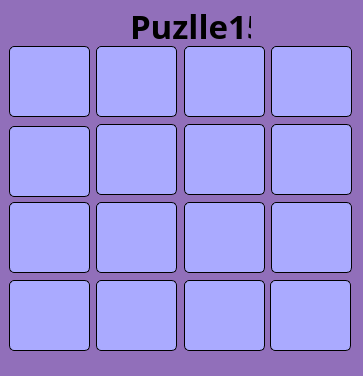
<?xml version="1.0" encoding="UTF-8"?>
<ui version="4.0">
 <class>MainWindow</class>
 <widget class="QMainWindow" name="MainWindow">
  <property name="geometry">
   <rect>
    <x>0</x>
    <y>0</y>
    <width>363</width>
    <height>376</height>
   </rect>
  </property>
  <property name="windowTitle">
   <string>MainWindow</string>
  </property>
  <property name="styleSheet">
   <string notr="true">background-color: rgb(145, 111, 186);</string>
  </property>
  <widget class="QWidget" name="centralwidget">
   <widget class="QPushButton" name="btn_1">
    <property name="geometry">
     <rect>
      <x>9</x>
      <y>46</y>
      <width>81</width>
      <height>71</height>
     </rect>
    </property>
    <property name="styleSheet">
     <string notr="true">QPushButton {
	background-color: rgb(170, 170, 255);
	border-style: outset;
    border-width: 1px;
	border-color: rgb(0, 0, 0) ;
	padding-top: 5px;
	color: rgb(0, 0, 0);
	border-radius: 5px;
}
QPushButton:hover {
	
	background-color: rgb(0, 131, 197);
}
QPushButton:pressed {
	
	background-color: rgb(0, 214, 103);
}</string>
    </property>
    <property name="text">
     <string/>
    </property>
   </widget>
   <widget class="QPushButton" name="btn_9">
    <property name="geometry">
     <rect>
      <x>9</x>
      <y>202</y>
      <width>81</width>
      <height>71</height>
     </rect>
    </property>
    <property name="styleSheet">
     <string notr="true">QPushButton {
	background-color: rgb(170, 170, 255);
	border-style: outset;
    border-width: 1px;
	border-color: rgb(0, 0, 0) ;
	padding-top: 5px;
	color: rgb(0, 0, 0);
	border-radius: 5px;
}
QPushButton:hover {
	
	background-color: rgb(0, 131, 197);
}
QPushButton:pressed {
	
	background-color: rgb(0, 214, 103);
}</string>
    </property>
    <property name="text">
     <string/>
    </property>
   </widget>
   <widget class="QPushButton" name="btn_5">
    <property name="geometry">
     <rect>
      <x>9</x>
      <y>126</y>
      <width>81</width>
      <height>71</height>
     </rect>
    </property>
    <property name="styleSheet">
     <string notr="true">QPushButton {
	background-color: rgb(170, 170, 255);
	border-style: outset;
    border-width: 1px;
	border-color: rgb(0, 0, 0) ;
	padding-top: 5px;
	color: rgb(0, 0, 0);
	border-radius: 5px;
}
QPushButton:hover {
	
	background-color: rgb(0, 131, 197);
}
QPushButton:pressed {
	
	background-color: rgb(0, 214, 103);
}</string>
    </property>
    <property name="text">
     <string/>
    </property>
   </widget>
   <widget class="QPushButton" name="btn_2">
    <property name="geometry">
     <rect>
      <x>96</x>
      <y>46</y>
      <width>81</width>
      <height>71</height>
     </rect>
    </property>
    <property name="styleSheet">
     <string notr="true">QPushButton {
	background-color: rgb(170, 170, 255);
	border-style: outset;
    border-width: 1px;
	border-color: rgb(0, 0, 0) ;
	padding-top: 5px;
	color: rgb(0, 0, 0);
	border-radius: 5px;
}
QPushButton:hover {
	
	background-color: rgb(0, 131, 197);
}
QPushButton:pressed {
	
	background-color: rgb(0, 214, 103);
}</string>
    </property>
    <property name="text">
     <string/>
    </property>
   </widget>
   <widget class="QPushButton" name="btn_3">
    <property name="geometry">
     <rect>
      <x>184</x>
      <y>46</y>
      <width>81</width>
      <height>71</height>
     </rect>
    </property>
    <property name="styleSheet">
     <string notr="true">QPushButton {
	background-color: rgb(170, 170, 255);
	border-style: outset;
    border-width: 1px;
	border-color: rgb(0, 0, 0) ;
	padding-top: 5px;
	color: rgb(0, 0, 0);
	border-radius: 5px;
}
QPushButton:hover {
	
	background-color: rgb(0, 131, 197);
}
QPushButton:pressed {
	
	background-color: rgb(0, 214, 103);
}</string>
    </property>
    <property name="text">
     <string/>
    </property>
   </widget>
   <widget class="QPushButton" name="btn_4">
    <property name="geometry">
     <rect>
      <x>271</x>
      <y>46</y>
      <width>81</width>
      <height>71</height>
     </rect>
    </property>
    <property name="styleSheet">
     <string notr="true">QPushButton {
	background-color: rgb(170, 170, 255);
	border-style: outset;
    border-width: 1px;
	border-color: rgb(0, 0, 0) ;
	padding-top: 5px;
	color: rgb(0, 0, 0);
	border-radius: 5px;
}
QPushButton:hover {
	
	background-color: rgb(0, 131, 197);
}
QPushButton:pressed {
	
	background-color: rgb(0, 214, 103);
}</string>
    </property>
    <property name="text">
     <string/>
    </property>
   </widget>
   <widget class="QPushButton" name="btn_6">
    <property name="geometry">
     <rect>
      <x>96</x>
      <y>124</y>
      <width>81</width>
      <height>71</height>
     </rect>
    </property>
    <property name="styleSheet">
     <string notr="true">QPushButton {
	background-color: rgb(170, 170, 255);
	border-style: outset;
    border-width: 1px;
	border-color: rgb(0, 0, 0) ;
	padding-top: 5px;
	color: rgb(0, 0, 0);
	border-radius: 5px;
}
QPushButton:hover {
	
	background-color: rgb(0, 131, 197);
}
QPushButton:pressed {
	
	background-color: rgb(0, 214, 103);
}</string>
    </property>
    <property name="text">
     <string/>
    </property>
   </widget>
   <widget class="QPushButton" name="btn_7">
    <property name="geometry">
     <rect>
      <x>184</x>
      <y>124</y>
      <width>81</width>
      <height>71</height>
     </rect>
    </property>
    <property name="styleSheet">
     <string notr="true">QPushButton {
	background-color: rgb(170, 170, 255);
	border-style: outset;
    border-width: 1px;
	border-color: rgb(0, 0, 0) ;
	padding-top: 5px;
	color: rgb(0, 0, 0);
	border-radius: 5px;
}
QPushButton:hover {
	
	background-color: rgb(0, 131, 197);
}
QPushButton:pressed {
	
	background-color: rgb(0, 214, 103);
}</string>
    </property>
    <property name="text">
     <string/>
    </property>
   </widget>
   <widget class="QPushButton" name="btn_8">
    <property name="geometry">
     <rect>
      <x>271</x>
      <y>124</y>
      <width>81</width>
      <height>71</height>
     </rect>
    </property>
    <property name="styleSheet">
     <string notr="true">QPushButton {
	background-color: rgb(170, 170, 255);
	border-style: outset;
    border-width: 1px;
	border-color: rgb(0, 0, 0) ;
	padding-top: 5px;
	color: rgb(0, 0, 0);
	border-radius: 5px;
}
QPushButton:hover {
	
	background-color: rgb(0, 131, 197);
}
QPushButton:pressed {
	
	background-color: rgb(0, 214, 103);
}</string>
    </property>
    <property name="text">
     <string/>
    </property>
   </widget>
   <widget class="QPushButton" name="btn_10">
    <property name="geometry">
     <rect>
      <x>96</x>
      <y>202</y>
      <width>81</width>
      <height>71</height>
     </rect>
    </property>
    <property name="styleSheet">
     <string notr="true">QPushButton {
	background-color: rgb(170, 170, 255);
	border-style: outset;
    border-width: 1px;
	border-color: rgb(0, 0, 0) ;
	padding-top: 5px;
	color: rgb(0, 0, 0);
	border-radius: 5px;
}
QPushButton:hover {
	
	background-color: rgb(0, 131, 197);
}
QPushButton:pressed {
	
	background-color: rgb(0, 214, 103);
}</string>
    </property>
    <property name="text">
     <string/>
    </property>
   </widget>
   <widget class="QPushButton" name="btn_11">
    <property name="geometry">
     <rect>
      <x>184</x>
      <y>202</y>
      <width>81</width>
      <height>71</height>
     </rect>
    </property>
    <property name="styleSheet">
     <string notr="true">QPushButton {
	background-color: rgb(170, 170, 255);
	border-style: outset;
    border-width: 1px;
	border-color: rgb(0, 0, 0) ;
	padding-top: 5px;
	color: rgb(0, 0, 0);
	border-radius: 5px;
}
QPushButton:hover {
	
	background-color: rgb(0, 131, 197);
}
QPushButton:pressed {
	
	background-color: rgb(0, 214, 103);
}</string>
    </property>
    <property name="text">
     <string/>
    </property>
   </widget>
   <widget class="QPushButton" name="btn_12">
    <property name="geometry">
     <rect>
      <x>271</x>
      <y>202</y>
      <width>81</width>
      <height>71</height>
     </rect>
    </property>
    <property name="styleSheet">
     <string notr="true">QPushButton {
	background-color: rgb(170, 170, 255);
	border-style: outset;
    border-width: 1px;
	border-color: rgb(0, 0, 0) ;
	padding-top: 5px;
	color: rgb(0, 0, 0);
	border-radius: 5px;
}
QPushButton:hover {
	
	background-color: rgb(0, 131, 197);
}
QPushButton:pressed {
	
	background-color: rgb(0, 214, 103);
}</string>
    </property>
    <property name="text">
     <string/>
    </property>
   </widget>
   <widget class="QPushButton" name="btn_13">
    <property name="geometry">
     <rect>
      <x>9</x>
      <y>280</y>
      <width>81</width>
      <height>71</height>
     </rect>
    </property>
    <property name="styleSheet">
     <string notr="true">QPushButton {
	background-color: rgb(170, 170, 255);
	border-style: outset;
    border-width: 1px;
	border-color: rgb(0, 0, 0) ;
	padding-top: 5px;
	color: rgb(0, 0, 0);
	border-radius: 5px;
}
QPushButton:hover {
	
	background-color: rgb(0, 131, 197);
}
QPushButton:pressed {
	
	background-color: rgb(0, 214, 103);
}</string>
    </property>
    <property name="text">
     <string/>
    </property>
   </widget>
   <widget class="QPushButton" name="btn_14">
    <property name="geometry">
     <rect>
      <x>96</x>
      <y>280</y>
      <width>81</width>
      <height>71</height>
     </rect>
    </property>
    <property name="styleSheet">
     <string notr="true">QPushButton {
	background-color: rgb(170, 170, 255);
	border-style: outset;
    border-width: 1px;
	border-color: rgb(0, 0, 0) ;
	padding-top: 5px;
	color: rgb(0, 0, 0);
	border-radius: 5px;
}
QPushButton:hover {
	
	background-color: rgb(0, 131, 197);
}
QPushButton:pressed {
	
	background-color: rgb(0, 214, 103);
}</string>
    </property>
    <property name="text">
     <string/>
    </property>
   </widget>
   <widget class="QPushButton" name="btn_15">
    <property name="geometry">
     <rect>
      <x>184</x>
      <y>280</y>
      <width>81</width>
      <height>71</height>
     </rect>
    </property>
    <property name="styleSheet">
     <string notr="true">QPushButton {
	background-color: rgb(170, 170, 255);
	border-style: outset;
    border-width: 1px;
	border-color: rgb(0, 0, 0) ;
	padding-top: 5px;
	color: rgb(0, 0, 0);
	border-radius: 5px;
}
QPushButton:hover {
	
	background-color: rgb(0, 131, 197);
}
QPushButton:pressed {
	
	background-color: rgb(0, 214, 103);
}</string>
    </property>
    <property name="text">
     <string/>
    </property>
   </widget>
   <widget class="QPushButton" name="btn_16">
    <property name="geometry">
     <rect>
      <x>270</x>
      <y>280</y>
      <width>81</width>
      <height>71</height>
     </rect>
    </property>
    <property name="styleSheet">
     <string notr="true">QPushButton {
	background-color: rgb(170, 170, 255);
	border-style: outset;
    border-width: 1px;
	border-color: rgb(0, 0, 0) ;
	padding-top: 5px;
	color: rgb(0, 0, 0);
	border-radius: 5px;
}
QPushButton:hover {
	
	background-color: rgb(0, 131, 197);
}
QPushButton:pressed {
	
	background-color: rgb(0, 214, 103);
}</string>
    </property>
    <property name="text">
     <string/>
    </property>
   </widget>
   <widget class="QLabel" name="label">
    <property name="geometry">
     <rect>
      <x>130</x>
      <y>10</y>
      <width>121</width>
      <height>31</height>
     </rect>
    </property>
    <property name="font">
     <font>
      <family>Bahnschrift Light SemiCondensed</family>
      <pointsize>25</pointsize>
      <bold>true</bold>
     </font>
    </property>
    <property name="text">
     <string>Puzlle15</string>
    </property>
   </widget>
  </widget>
  <widget class="QStatusBar" name="statusbar"/>
 </widget>
 <resources/>
 <connections/>
</ui>
